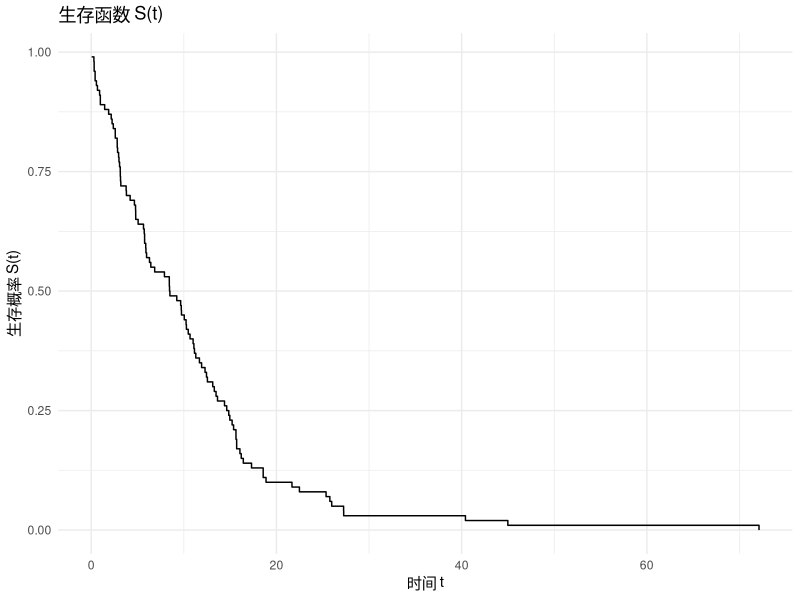
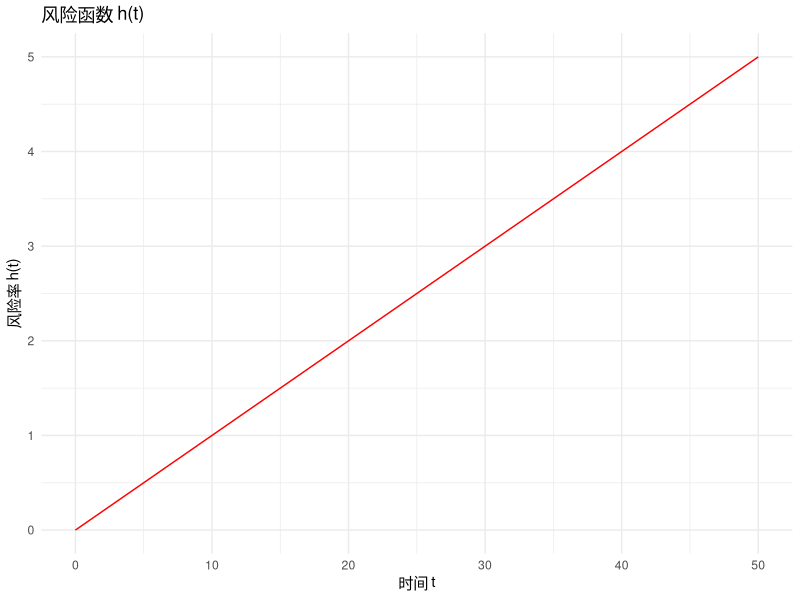

Generate these figures, in order, with R:
## ---- chunk 1
library(survival)
library(ggplot2)
set.seed(123)
times <- rexp(100, rate = 0.1)
status <- rep(1, 100)
km_fit <- survfit(Surv(times, status) ~ 1)
d <- data.frame(time = km_fit$time, surv = km_fit$surv)
ggplot(d, aes(x = time, y = surv)) +
  geom_step() +
  labs(title = "生存函数 S(t)", x = "时间 t", y = "生存概率 S(t)") +
  theme_minimal()
## ---- chunk 2
t <- seq(0, 50, length.out = 100)
lambda <- 0.05; k <- 2
haz <- lambda * k * t^(k-1)
library(ggplot2)
data.frame(t = t, haz = haz) |>
  ggplot(aes(x = t, y = haz)) +
  geom_line(color = "red") +
  labs(title = "风险函数 h(t)", x = "时间 t", y = "风险率 h(t)") +
  theme_minimal()
